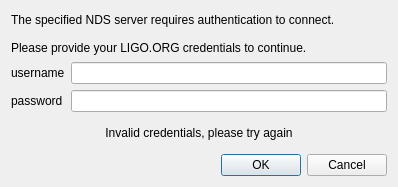
<?xml version="1.0" encoding="UTF-8"?>
<ui version="4.0">
 <class>Form</class>
 <widget class="QWidget" name="Form">
  <property name="geometry">
   <rect>
    <x>0</x>
    <y>0</y>
    <width>398</width>
    <height>187</height>
   </rect>
  </property>
  <property name="windowTitle">
   <string>Form</string>
  </property>
  <property name="windowOpacity">
   <double>0.000000000000000</double>
  </property>
  <layout class="QVBoxLayout" name="verticalLayout">
   <item>
    <widget class="QLabel" name="label">
     <property name="text">
      <string>The specified NDS server requires authentication to connect.

Please provide your LIGO.ORG credentials to continue.</string>
     </property>
     <property name="wordWrap">
      <bool>true</bool>
     </property>
    </widget>
   </item>
   <item>
    <layout class="QFormLayout" name="formLayout">
     <item row="0" column="0">
      <widget class="QLabel" name="label_2">
       <property name="text">
        <string>username</string>
       </property>
      </widget>
     </item>
     <item row="0" column="1">
      <widget class="QLineEdit" name="usernameEntry"/>
     </item>
     <item row="1" column="0">
      <widget class="QLabel" name="label_3">
       <property name="text">
        <string>password</string>
       </property>
      </widget>
     </item>
     <item row="1" column="1">
      <widget class="QLineEdit" name="passwordEntry"/>
     </item>
    </layout>
   </item>
   <item>
    <widget class="QLabel" name="errorLabel">
     <property name="sizePolicy">
      <sizepolicy hsizetype="Preferred" vsizetype="Fixed">
       <horstretch>0</horstretch>
       <verstretch>0</verstretch>
      </sizepolicy>
     </property>
     <property name="minimumSize">
      <size>
       <width>0</width>
       <height>30</height>
      </size>
     </property>
     <property name="text">
      <string>Invalid credentials, please try again</string>
     </property>
     <property name="alignment">
      <set>Qt::AlignCenter</set>
     </property>
     <property name="margin">
      <number>0</number>
     </property>
     <property name="indent">
      <number>-1</number>
     </property>
    </widget>
   </item>
   <item>
    <widget class="QDialogButtonBox" name="buttonBox">
     <property name="orientation">
      <enum>Qt::Horizontal</enum>
     </property>
     <property name="standardButtons">
      <set>QDialogButtonBox::Cancel|QDialogButtonBox::Ok</set>
     </property>
    </widget>
   </item>
  </layout>
 </widget>
 <resources/>
 <connections/>
</ui>
